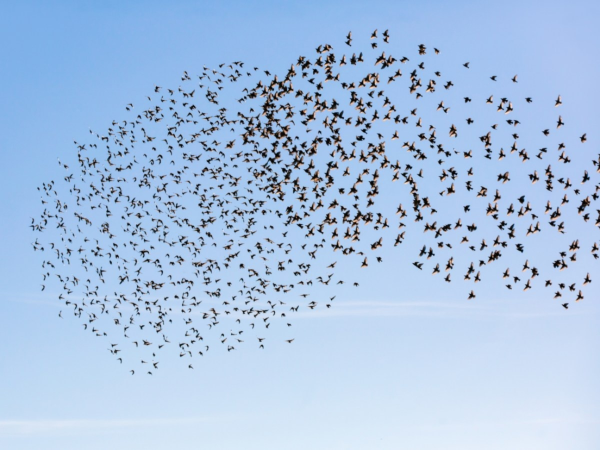
#> input picture tp02/birds_low.jpg, 1200 x 900 px (shown at 1/2 size)
$ jupyter execute tp1.ipynb
#> lines starting #> are read from the running program, lines starting #| are printed output that depends on the picture; after the words box and inside, x2 and y2 are one past the last pixel; in counts of white or black regions, pixels touching at a corner belong together
# Initiation à OpenCV — Notebook à trous

Ce notebook a pour but de vous initier à la bibliothèque **OpenCV**, une bibliothèque open-source très populaire pour la **vision par ordinateur**. Nous allons couvrir les bases de la manipulation d'images, les espaces de couleur, les transformations géométriques, et des techniques de segmentation pour compter des oiseaux dans une image.

**Consigne** : ce notebook contient des trous marqués par `# À COMPLÉTER` ou `...`. Complétez le code à chaque endroit indiqué en vous appuyant sur la théorie donnée et sur la documentation d'OpenCV.

---

## Prérequis

Pour exécuter ce notebook, assurez-vous d'avoir installé les bibliothèques nécessaires. Si ce n'est pas déjà fait, exécutez la commande suivante dans votre terminal ou directement dans une cellule de code :

```bash
pip install opencv-python numpy matplotlib ipywidgets
```

> **Remarque** : Le package pip d'OpenCV s'appelle `opencv-python`, mais la bibliothèque s'importe avec le nom `cv2`.

[cell 1]
import cv2 as cv
import numpy as np
import matplotlib.pyplot as plt
from ipywidgets import interact, IntSlider, widgets

## 1. Chargement et affichage de l'image

### Théorie
OpenCV lit les images en **BGR** (Bleu, Vert, Rouge) par défaut, alors que Matplotlib utilise le format **RGB** (Rouge, Vert, Bleu). Il est donc nécessaire de convertir l'image de BGR à RGB pour un affichage correct.

**À faire** : chargez l'image, convertissez-la dans le bon espace de couleur pour l'affichage, puis affichez-la.

[cell 2]
# Charger l'image (remplacez par le chemin de votre image)
try:
    img_bgr = cv.imread("birds_low.jpg")
#> img_bgr is the input picture: shape (900, 1200, 3); mean B, G, R 226.9, 194.5, 168.4
    if img_bgr is None:
        raise FileNotFoundError("L'image n'a pas été trouvée. Vérifiez le chemin.")

    # Convertir de BGR à RGB pour un affichage correct
    img_rgb = cv.cvtColor(img_bgr, cv.COLOR_BGR2RGB)

    # Afficher l'image
    plt.figure(figsize=(10, 6))
    plt.imshow(img_rgb)
    plt.title("Image originale (RGB)")
    plt.axis('off')
    plt.show()

    # Afficher les dimensions de l'image
    print(f"Dimensions de l'image : {img_rgb.shape[1]}x{img_rgb.shape[0]} pixels")
#| Dimensions de l'image : 1200x900 pixels

except Exception as e:
    print(f"Erreur : {e}")

## 2. Conversion entre espaces de couleur

### Théorie
Les espaces de couleur comme **BGR**, **RGB**, **LAB**, **HLS** ou **Grayscale** ont chacun leurs avantages :
- **RGB/BGR** : Utilisés pour l'affichage.
- **Grayscale** : Simplifie le traitement en réduisant à une seule dimension (intensité lumineuse).
- **HLS/HSV** : Utile pour la segmentation basée sur la teinte (Hue).
- **LAB** : Proche de la perception humaine des couleurs, utile pour la segmentation par distance euclidienne.

**À faire** : convertissez `img_rgb` en niveaux de gris, en LAB et en HLS.

[cell 3]
# Convertir l'image en différents espaces de couleur
img_gray = cv.cvtColor(img_bgr, cv.COLOR_BGR2GRAY)
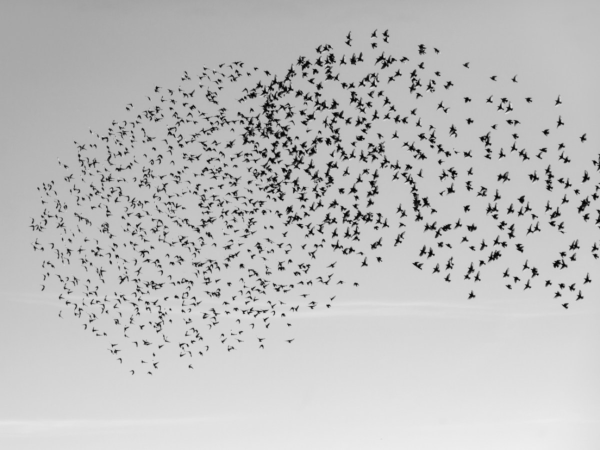
#> img_gray: shape (900, 1200) (shown at 1/2 size); min 0, max 238, mean 190.4
img_lab = cv.cvtColor(img_bgr, cv.COLOR_BGR2LAB)
#> img_lab: shape (900, 1200, 3); mean of channels 0, 1, 2 197.6, 126.6, 109.1
img_hls = cv.cvtColor(img_bgr, cv.COLOR_BGR2HLS)
#> img_hls: shape (900, 1200, 3); mean of channels 0, 1, 2 105.5, 197.9, 159.5


# Afficher les images
fig, ax = plt.subplots(1, 4, figsize=(20, 5))
images = [img_rgb, img_gray, img_lab, img_hls]
titles = ["RGB", "Grayscale", "LAB", "HLS"]
for i, (img, title) in enumerate(zip(images, titles)):
    if len(img.shape) == 2:  # Si l'image est en niveaux de gris
        ax[i].imshow(img, cmap='gray')
    else:
        ax[i].imshow(img)
    ax[i].set_title(title)
    ax[i].axis('off')
#> this loop made 4 passes
#> title on passes 1 to 4: 'RGB', 'Grayscale', 'LAB', 'HLS'

plt.tight_layout()
plt.show()

## 3. Région d'Intérêt (ROI) et Canaux de couleur

### Théorie
- **ROI (Region of Interest)** : Sélection d'une partie spécifique de l'image pour un traitement ciblé.
- **Canaux de couleur** : Une image RGB est composée de 3 canaux (Rouge, Vert, Bleu). On peut les séparer pour analyser chaque composante individuellement.

**À faire** : séparez les 3 canaux de `img_rgb`, puis sélectionnez une ROI par slicing numpy.

[cell 4]
# 1. Séparer les canaux RGB
r, g, b = cv.split(img_rgb)

# 2. Afficher chaque canal individuellement
fig, ax = plt.subplots(1, 4, figsize=(15, 5))
ax[0].imshow(img_rgb)
ax[0].set_title("Image RGB")
ax[0].axis('off')

ax[1].imshow(r, cmap='gray')
ax[1].set_title("Canal Rouge")
ax[1].axis('off')

ax[2].imshow(g, cmap='gray')
ax[2].set_title("Canal Vert")
ax[2].axis('off')

ax[3].imshow(b, cmap='gray')
ax[3].set_title("Canal Bleu")
ax[3].axis('off')

plt.tight_layout()
plt.show()

# 3. Sélectionner une ROI (exemple : 500:600, 800:900)
roi = img_rgb[500:600, 800:900]
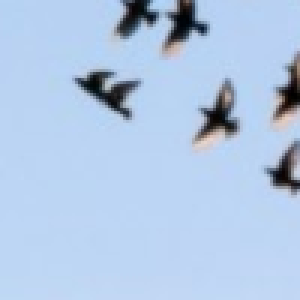
#> roi: shape (100, 100, 3) (shown 3 times larger); mean R, G, B 177.5, 199.9, 228.3
plt.imshow(roi)
plt.title("ROI (500:600, 800:900)")
plt.axis('off')
plt.show()

# Sauvegarder la ROI
cv.imwrite("roi_oiseau.png", cv.cvtColor(roi, cv.COLOR_RGB2BGR))
#> Out = True

## 4. Transformations géométriques

### Théorie
Les transformations géométriques permettent de modifier la taille, l'orientation ou la symétrie d'une image. Cela est utile pour :
- **Réduire la taille** : Accélérer les traitements.
- **Tourner** : Corriger l'orientation.
- **Retourner** : Créer des effets miroir.

**À faire** : redimensionnez l'image, effectuez une rotation de 90° et une rotation de 45°, puis appliquez des symétries horizontale et verticale.

[cell 5]
# 1. Redimensionner l'image (diviser par 10)
height, width = img_rgb.shape[:2]
#> height = 900; width = 1200
img_small = cv.resize(img_rgb, (width // 10, height // 10), interpolation=cv.INTER_AREA)
print(f"Nouvelle taille : {img_small.shape[1]}x{img_small.shape[0]} pixels")
#| Nouvelle taille : 120x90 pixels

# 2. Rotations
# Rotation de 90° dans le sens horaire
img_rotated_90 = cv.rotate(img_small, cv.ROTATE_90_CLOCKWISE)

# Rotation de 45° (nécessite une matrice de rotation)
M = cv.getRotationMatrix2D((img_small.shape[1] / 2, img_small.shape[0] / 2), 45, 1.0)
img_rotated_45 = cv.warpAffine(img_small, M, (img_small.shape[1], img_small.shape[0]))

# 3. Symétries
img_flip_horizontal = cv.flip(img_small, 1)
img_flip_vertical = cv.flip(img_small, 0)
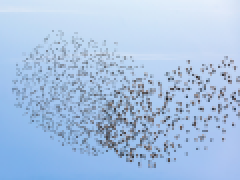
#> img_flip_vertical: shape (90, 120, 3) (shown 2 times larger); mean R, G, B 168.4, 194.5, 226.9

# Afficher les résultats
fig, ax = plt.subplots(2, 3, figsize=(15, 10))
images = [img_small, img_rotated_90, img_rotated_45, img_flip_horizontal, img_flip_vertical]
titles = ["Original (petit)", "Rotation 90°", "Rotation 45°", "Symétrie horizontale", "Symétrie verticale"]

for i, (img, title) in enumerate(zip(images, titles)):
    ax[i // 3, i % 3].imshow(img)
    ax[i // 3, i % 3].set_title(title)
    ax[i // 3, i % 3].axis('off')
#> this loop made 5 passes
#> title on passes 1 to 5: 'Original (petit)', 'Rotation 90°', 'Rotation 45°', 'Symétrie horizontale', 'Symétrie verticale'

plt.tight_layout()
plt.show()

## 5. Segmentation par seuillage

### Théorie
Le **seuillage** (thresholding) convertit une image en niveaux de gris en une image binaire, où les pixels sont soit noirs (0) soit blancs (255). Cela permet de séparer les objets d'intérêt de l'arrière-plan.

- **Seuillage manuel** : Définir un seuil fixe.
- **Seuillage d'Otsu** : Calcule automatiquement un seuil optimal.
- **Seuillage adaptatif** : Calcule un seuil local pour chaque pixel.

**À faire** : convertissez `img_small` en niveaux de gris, puis appliquez les trois méthodes de seuillage.

[cell 6]
# Convertir l'image petite en niveaux de gris
img_gray_small = cv.cvtColor(img_small, cv.COLOR_RGB2GRAY)

# 1. Seuillage manuel
_, thresh_manual = cv.threshold(img_gray_small, 127, 255, cv.THRESH_BINARY)
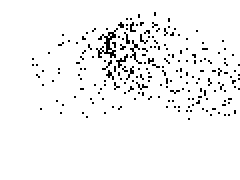
#> thresh_manual: shape (90, 120) (shown 2 times larger); 95.8% white; black in thin lines or dots, all inside (x1, y1, x2, y2) = (16, 6, 120, 60)

# 2. Seuillage d'Otsu
_, thresh_otsu = cv.threshold(img_gray_small, 0, 255, cv.THRESH_BINARY + cv.THRESH_OTSU)
#> thresh_otsu: shape (90, 120); 63% white; 123 black regions (114 under 20 px), largest, box (x1, y1, x2, y2) and area: (0, 0, 98, 59) 3214, (78, 24, 95, 33) 45, (45, 50, 59, 63) 39

# 3. Seuillage adaptatif
thresh_adapt = cv.adaptiveThreshold(img_gray_small, 255, cv.ADAPTIVE_THRESH_MEAN_C, cv.THRESH_BINARY, 11, 2)
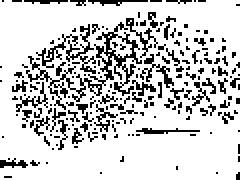
#> thresh_adapt: shape (90, 120) (shown 2 times larger); 80.3% white; black in thin lines or dots

# Afficher les résultats
fig, ax = plt.subplots(2, 4, figsize=(18, 8))

# Ligne 1 : Images complètes
images_full = [img_gray_small, thresh_manual, thresh_otsu, thresh_adapt]
titles_full = ["Gris", "Seuillage manuel (127)", "Otsu", "Adaptatif (moyenne)"]

for i, (img, title) in enumerate(zip(images_full, titles_full)):
    ax[0, i].imshow(img, cmap='gray')
    ax[0, i].set_title(title)
    ax[0, i].axis('off')
#> this loop made 4 passes

# Ligne 2 : ROI (exemple : 50:100, 80:130)
roi_coords = (slice(50, 100), slice(80, 130))
images_roi = [img_gray_small[roi_coords], thresh_manual[roi_coords],
              thresh_otsu[roi_coords], thresh_adapt[roi_coords]]
titles_roi = ["Gris (ROI)", "Seuillage manuel (ROI)", "Otsu (ROI)", "Adaptatif (ROI)"]

for i, (img, title) in enumerate(zip(images_roi, titles_roi)):
    ax[1, i].imshow(img, cmap='gray')
    ax[1, i].set_title(title)
    ax[1, i].axis('off')
#> this loop made 4 passes

plt.tight_layout()
plt.show()

## 6. Segmentation par couleur dans l'espace HLS

### Théorie
L'espace **HLS** (Teinte, Luminosité, Saturation) est utile pour segmenter des objets en fonction de leur **teinte** (Hue). Par exemple, le ciel a souvent une teinte bleue spécifique.

**À faire** : utilisez le curseur pour explorer l'espace HLS et complétez la fonction de visualisation d'une couleur.

[cell 7]
import ipywidgets as widgets
from ipywidgets import interact

def update_pixel_color(h, l, s):
    pixel = np.array([[[h, l, s]]], dtype=np.uint8)
    pixel_rgb = cv.cvtColor(pixel, cv.COLOR_HLS2RGB)
    plt.imshow(pixel_rgb)
    plt.title(f'HLS: {h}, {l}, {s}')
    plt.axis('off')
    plt.show()

interact(update_pixel_color,
         h=widgets.IntSlider(min=0, max=255, step=1, value=120, description='Hue'),
         l=widgets.IntSlider(min=0, max=255, step=1, value=100, description='Lightness'),
         s=widgets.IntSlider(min=0, max=255, step=1, value=100, description='Saturation'))
#> the sliders are set to h = 120, l = 100, s = 100

[cell 8]
# Convertir l'image petite en HLS
img_hls_small = cv.cvtColor(img_small, cv.COLOR_RGB2HLS)
#> img_hls_small: shape (90, 120, 3); mean of channels 0, 1, 2 107, 197.9, 149.8

# Définir les plages pour le ciel (à ajuster selon l'image)
# Exemple : Teinte bleue entre 80 et 120, Luminosité entre 0 et 255, Saturation entre 0 et 50
lower_blue = np.array([80, 0, 0], dtype=np.uint8)
upper_blue = np.array([120, 255, 80], dtype=np.uint8)

# Appliquer le seuillage sur le canal HLS
mask_hls = cv.inRange(img_hls_small, lower_blue, upper_blue)
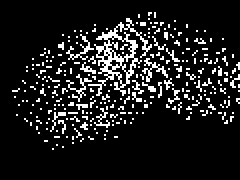
#> mask_hls: shape (90, 120) (shown 2 times larger); 11.7% white in thin lines or dots, all inside (x1, y1, x2, y2) = (6, 6, 120, 75)

# Afficher le masque
plt.figure(figsize=(10, 5))
plt.subplot(1, 2, 1)
plt.imshow(img_small)
plt.title("Image originale (petite)")
plt.axis('off')

plt.subplot(1, 2, 2)
plt.imshow(mask_hls, cmap='gray')
plt.title("Masque HLS pour le ciel")
plt.axis('off')
plt.show()

## 7. Segmentation par distance euclidienne dans l'espace LAB

### Théorie
L'espace **LAB** est conçu pour être proche de la perception humaine des couleurs. La **distance euclidienne** entre deux couleurs dans cet espace reflète bien leur différence perçue.

**À faire** : extrayez la couleur LAB d'un pixel du ciel, calculez une carte de distance, normalisez-la, puis seuillez-la pour obtenir un masque binaire.

[cell 9]
# Convertir l'image petite en LAB
img_lab_small = cv.cvtColor(img_small, cv.COLOR_RGB2LAB)
#> img_lab_small: shape (90, 120, 3); mean of channels 0, 1, 2 198, 126.6, 109

# Extraire un pixel du ciel (exemple : position (40, 80))
sky_pixel = img_lab_small[40, 80]
#> sky_pixel = [202, 127, 107]
print(f"Valeur LAB du ciel : {sky_pixel}")
#| Valeur LAB du ciel : [202 127 107]

# Calculer la distance euclidienne entre chaque pixel et la valeur du ciel
# Utiliser np.linalg.norm avec axis=2 pour calculer la norme le long du dernier axe
blue_map = np.linalg.norm(img_lab_small.astype(np.float32) - sky_pixel.astype(np.float32), axis=2)

# Normaliser la carte de distance pour un meilleur affichage
blue_map_normalized = cv.normalize(blue_map, None, 0, 255, cv.NORM_MINMAX).astype(np.uint8)

# Seuiller la carte de distance pour obtenir un masque binaire
_, mask_lab = cv.threshold(blue_map_normalized, 50, 255, cv.THRESH_BINARY_INV)
#> mask_lab: shape (90, 120); 86.7% white; black in thin lines or dots, all inside (x1, y1, x2, y2) = (6, 6, 120, 90)

# Afficher les résultats
plt.figure(figsize=(15, 5))
plt.subplot(1, 3, 1)
plt.imshow(img_small)
plt.title("Image originale")
plt.axis('off')

plt.subplot(1, 3, 2)
plt.imshow(blue_map_normalized, cmap='hot')
plt.title("Carte de distance euclidienne (LAB)")
plt.colorbar()
plt.axis('off')

plt.subplot(1, 3, 3)
plt.imshow(mask_lab, cmap='gray')
plt.title("Masque binaire (LAB)")
plt.axis('off')
plt.show()

## 8. Visualisation des masques sur l'image originale

### Théorie
Pour visualiser l'effet des masques, on peut :
1. **Inverser le masque du ciel** pour obtenir un masque des oiseaux.
2. **Appliquer le masque** à l'image originale avec `cv.bitwise_and`.
3. **Superposer un masque coloré** (ex: rouge) pour mieux voir les zones segmentées.

**À faire** : inversez les masques du ciel, appliquez-les à l'image, puis créez une superposition rouge semi-transparente.

[cell 10]
# 1. Inverser le masque du ciel (pour obtenir les oiseaux)
mask_birds_hls = cv.bitwise_not(mask_hls)
mask_birds_lab = cv.bitwise_not(mask_lab)

# 2. Appliquer le masque à l'image originale
birds_only_hls = cv.bitwise_and(img_small, img_small, mask=mask_birds_hls)
birds_only_lab = cv.bitwise_and(img_small, img_small, mask=mask_birds_lab)

# 3. Superposer un masque rouge semi-transparent
# Créer une image rouge avec le masque du ciel
mask_rgb = np.zeros_like(img_small)
mask_rgb[:, :, 0] = 255  # Canal rouge à 255
mask_rgb[:, :, 1] = 0    # Canal vert à 0
mask_rgb[:, :, 2] = 0    # Canal bleu à 0

# Appliquer le masque du ciel à l'image rouge
overlay_hls = cv.bitwise_and(mask_rgb, mask_rgb, mask=mask_hls)
overlay_lab = cv.bitwise_and(mask_rgb, mask_rgb, mask=mask_lab)

# Superposer avec l'image originale
alpha = 0.5  # Transparence
display_image_hls = cv.addWeighted(img_small, 1.0, overlay_hls, alpha, 0)
display_image_lab = cv.addWeighted(img_small, 1.0, overlay_lab, alpha, 0)

# Afficher les résultats
fig, ax = plt.subplots(2, 3, figsize=(18, 12))

# Ligne 1 : Masque HLS
ax[0, 0].imshow(birds_only_hls)
ax[0, 0].set_title("Oiseaux (HLS) - bitwise_and")
ax[0, 0].axis('off')

ax[0, 1].imshow(display_image_hls)
ax[0, 1].set_title("Masque du ciel superposé (HLS)")
ax[0, 1].axis('off')

ax[0, 2].imshow(display_image_hls[50:100, 80:130])
ax[0, 2].set_title("Masque du ciel (HLS) - ROI")
ax[0, 2].axis('off')

# Ligne 2 : Masque LAB
ax[1, 0].imshow(birds_only_lab)
ax[1, 0].set_title("Oiseaux (LAB) - bitwise_and")
ax[1, 0].axis('off')

ax[1, 1].imshow(display_image_lab)
ax[1, 1].set_title("Masque du ciel superposé (LAB)")
ax[1, 1].axis('off')

ax[1, 2].imshow(display_image_lab[50:100, 80:130])
ax[1, 2].set_title("Masque du ciel (LAB) - ROI")
ax[1, 2].axis('off')

plt.tight_layout()
plt.show()
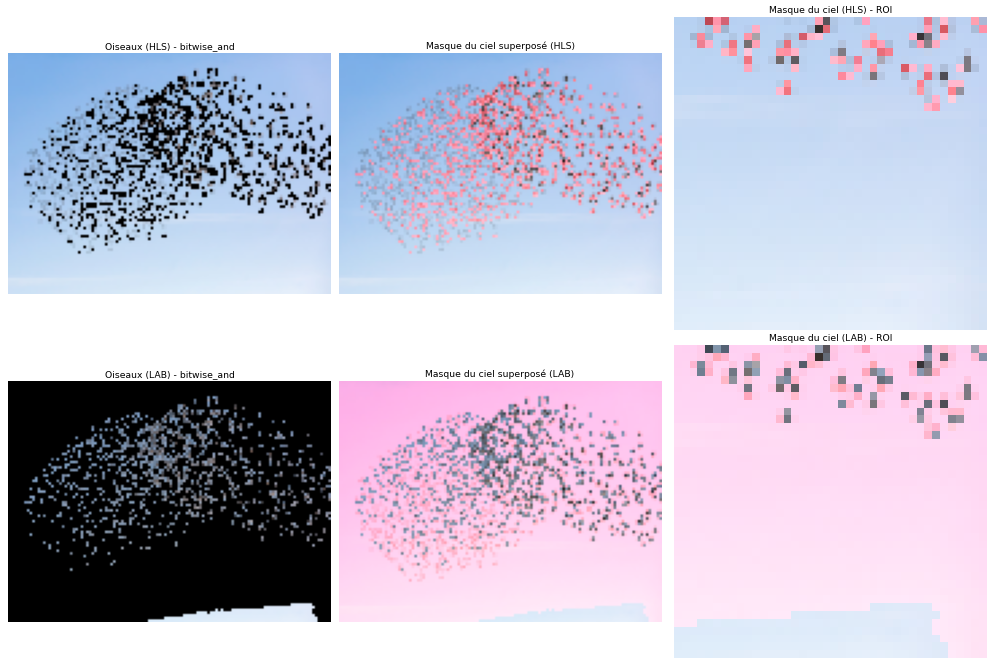
#> figure drawn by matplotlib, 6 panels

## 9. Contours et mesures géométriques

### Théorie
Les **contours** permettent de détecter les frontières des objets dans une image binaire. On peut ensuite :
- **Compter les objets** (nombre de contours).
- **Calculer des propriétés** (aire, périmètre).
- **Dessiner les contours** ou les **boîtes englobantes**.

**À faire** : trouvez les contours du masque des oiseaux et dessinez-les sur une copie de l'image.

[cell 11]
# Utiliser le masque des oiseaux (exemple : masque LAB)
mask = mask_birds_lab

# Trouver les contours
contours, _ = cv.findContours(mask, cv.RETR_EXTERNAL, cv.CHAIN_APPROX_SIMPLE)
#> contours = 263 contours, 260 with area under 20; largest, box (x1, y1, x2, y2) and area: (47, 11, 71, 43) 290, (52, 83, 115, 90) 205, (63, 9, 79, 29) 26

# Dessiner les contours sur une copie de l'image
img_contours = img_small.copy()
cv.drawContours(img_contours, contours, -1, (255, 0, 0), 1)
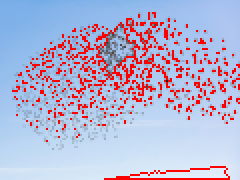
#> img_contours: shape (90, 120, 3) (shown 2 times larger); mean R, G, B 181.5, 179.3, 209.6

# Afficher les résultats
fig, ax = plt.subplots(1, 3, figsize=(15, 5))
ax[0].imshow(mask, cmap='gray')
ax[0].set_title("Masque binaire utilisé")
ax[0].axis('off')

ax[1].imshow(img_contours)
ax[1].set_title("Contours des oiseaux")
ax[1].axis('off')

ax[2].imshow(img_small)
ax[2].set_title("Image originale")
ax[2].axis('off')

plt.tight_layout()
plt.show()

[cell 12]
# Calculer l'aire et le périmètre de chaque contour
areas = [cv.contourArea(cnt) for cnt in contours]
#> areas = 263 values, max 290.5 at index 256, min 0 at index 1, mean 2.43
perimeters = [cv.arcLength(cnt, True) for cnt in contours]
#> perimeters = 263 values, max 219.2 at index 256, min 0 at index 1, mean 5.58

# Afficher les statistiques
print(f"Nombre d'oiseaux détectés : {len(contours)}")
#| Nombre d'oiseaux détectés : 263
print(f"Aire moyenne : {np.mean(areas):.2f} pixels")
#| Aire moyenne : 2.43 pixels
print(f"Périmètre moyen : {np.mean(perimeters):.2f} pixels")
#| Périmètre moyen : 5.58 pixels

# Afficher les aires et périmètres de chaque contour
for i, (area, perimeter) in enumerate(zip(areas, perimeters)):
    print(f"Oiseau {i+1} : Aire = {area:.2f}, Périmètre = {perimeter:.2f}")
#> this loop made 263 passes
#> (area, perimeter) on pass 1: (205, 134.6)
#| Oiseau 1 : Aire = 205.00, Périmètre = 134.63
#| Oiseau 2 : Aire = 0.00, Périmètre = 0.00
#| Oiseau 3 : Aire = 0.00, Périmètre = 0.00
#| Oiseau 4 : Aire = 0.00, Périmètre = 2.83
#| Oiseau 5 : Aire = 0.00, Périmètre = 0.00
#| Oiseau 6 : Aire = 0.00, Périmètre = 0.00
#| Oiseau 7 : Aire = 0.00, Périmètre = 0.00
#| Oiseau 8 : Aire = 0.00, Périmètre = 0.00
#> (further printed lines are left out)

[cell 13]
# Dessiner les boîtes englobantes
img_boxes = img_small.copy()
for i, cnt in enumerate(contours):
    x, y, w, h = cv.boundingRect(cnt)
    cv.rectangle(img_boxes, (x, y), (x + w, y + h), (255, 0, 0), 1)
    cv.putText(img_boxes, str(i + 1), (x, max(0, y - 3)), cv.FONT_HERSHEY_SIMPLEX, 0.35, (255, 0, 0), 1, cv.LINE_AA)
#> this loop made 263 passes
#> (x, y, w, h) on passes 1 to 3: (52, 83, 63, 7), (23, 70, 1, 1), (29, 68, 1, 1)
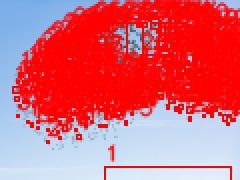
#> img_boxes: shape (90, 120, 3) (shown 2 times larger); mean R, G, B 218.8, 102.6, 117.4

plt.figure(figsize=(10, 6))
plt.imshow(img_boxes)
plt.title("Boîtes englobantes des oiseaux")
plt.axis('off')
plt.show()

## 10. Morphologie mathématique (Bonus)

### Théorie
La **morphologie mathématique** permet de modifier la forme des objets dans une image binaire. Les opérations principales sont :
- **Érosion** : Réduit les objets (utile pour séparer des objets collés).
- **Dilatation** : Agrandit les objets (utile pour combler des trous).
- **Ouverture** : Érosion suivie de dilatation (lisse les contours).
- **Fermeture** : Dilatation suivie d'érosion (comble les petits trous).

**À faire** : appliquez une érosion suivie d'une dilatation sur le masque des oiseaux, puis recomptez les contours obtenus.

[cell 14]
# Appliquer une érosion suivie d'une dilatation pour séparer les oiseaux collés
kernel = np.ones((3, 3), np.uint8)

# Érosion
mask_eroded = cv.erode(mask_birds_lab, kernel, iterations=1)
#> mask_eroded: shape (90, 120); 1.8% white; 5 white regions (4 under 20 px), largest, box (x1, y1, x2, y2) and area: (59, 84, 114, 90) 190

# Dilatation
mask_dilated = cv.dilate(mask_eroded, kernel, iterations=1)
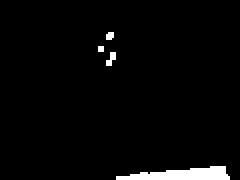
#> mask_dilated: shape (90, 120) (shown 2 times larger); 2.8% white; 4 white regions (2 under 20 px)

# Afficher les résultats
plt.figure(figsize=(15, 5))
plt.subplot(1, 3, 1)
plt.imshow(mask_birds_lab, cmap='gray')
plt.title("Masque original")
plt.axis('off')

plt.subplot(1, 3, 2)
plt.imshow(mask_eroded, cmap='gray')
plt.title("Après érosion")
plt.axis('off')

plt.subplot(1, 3, 3)
plt.imshow(mask_dilated, cmap='gray')
plt.title("Après dilatation")
plt.axis('off')
plt.show()

# Trouver les contours après morphologie
contours_morph, _ = cv.findContours(mask_dilated, cv.RETR_EXTERNAL, cv.CHAIN_APPROX_SIMPLE)
#> contours_morph = 4 contours, 3 with area under 20; largest, box (x1, y1, x2, y2) and area: (58, 83, 115, 90) 202
print(f"Nombre d'oiseaux après morphologie : {len(contours_morph)}")
